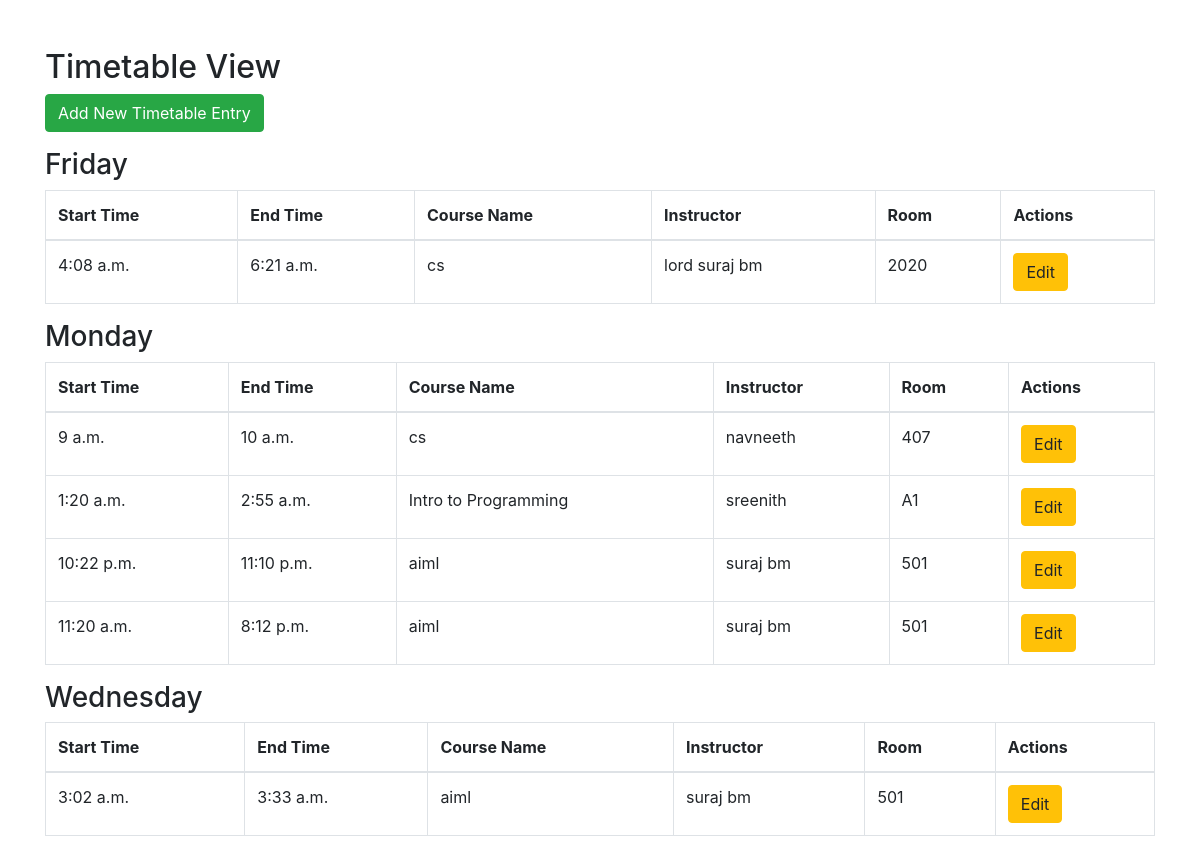
The page / on the database its author committed.
### web_T/models.py (models this page shows, shortened)
class Timetable(models.Model):
    DAY_CHOICES = [
        ('Monday', 'Monday'),
        ('Tuesday', 'Tuesday'),
        ('Wednesday', 'Wednesday'),
        ('Thursday', 'Thursday'),
        ('Friday', 'Friday'),
        ('Saturday', 'Saturday'),
        ('Sunday', 'Sunday'),
    ]
    day = models.CharField(max_length=20, null=True, blank=True, help_text="Day of the week for the session.")
    time_slots = models.JSONField(default=dict, blank=True, null=True)
    time_08_00_09_00 = models.CharField(max_length=100, blank=True, null=True)
    time_09_00_10_00 = models.CharField(max_length=100, blank=True, null=True)
    time_10_00_11_00 = models.CharField(max_length=100, blank=True, null=True)
    time_11_00_12_00 = models.CharField(max_length=100, blank=True, null=True)
    time_12_00_13_00 = models.CharField(max_length=100, blank=True, null=True)
    time_13_00_14_00 = models.CharField(max_length=100, blank=True, null=True)
    time_14_00_15_00 = models.CharField(max_length=100, blank=True, null=True)
    time_15_00_16_00 = models.CharField(max_length=100, blank=True, null=True)
    start_time = models.TimeField(help_text="Start time of the session.")
    end_time = models.TimeField(help_text="End time of the session.")
    day_of_week = models.CharField(
        max_length=9,
        choices=DAY_CHOICES,
        default='Monday',  # Default value
        help_text="Day of the week for the session."
    )
    course_code = models.CharField(
        max_length=20,
        blank=True,
        null=True,
        help_text="Optional course code."
    )
    course_name = models.CharField(
        max_length=100,
        blank=True,
        null=True,
        help_text="Optional course name. If not provided, will be considered 'Free'."
    )
    room = models.CharField(
        max_length=20,
        blank=True,
        null=True,
        help_text="Optional room number or location."
    )
    instructor = models.CharField(
        max_length=100,
        blank=True,
        null=True,
        help_text="Optional instructor name."
    )
    is_break = models.BooleanField(
        default=False,
        help_text="Mark as a break or empty slot."
    )

### web_T/views.py (the view)
# urls.py: path('', views.timetable_view, name='timetable_view'),
def timetable_view(request):
    timetables = Timetable.objects.all()
    timetable_slots = {}
    for timetable in timetables:
        if timetable.day_of_week not in timetable_slots:
            timetable_slots[timetable.day_of_week] = {}
        timetable_slots[timetable.day_of_week][timetable.start_time] = {
            'pk': timetable.pk,  # Add the primary key to the dictionary
            'end_time': timetable.end_time,
            'course_name': timetable.course_name,
            'instructor': timetable.instructor,
            'room': timetable.room
        }
    return render(request, 'timetable.html', {'timetable_slots': timetable_slots})

### template/timetable.html (shortened to what this page needs)
<!DOCTYPE html>
<html lang="en">
  <head>
    <link
      rel="stylesheet"
      href="https://stackpath.bootstrapcdn.com/bootstrap/4.3.1/css/bootstrap.min.css"
    />
  </head>
  <body>
    <div class="container mt-5">
      <h2>Timetable View</h2>
      <a href="{% url 'add_timetable' %}" class="btn btn-success mb-3"
        >Add New Timetable Entry</a
      >
      {% for day, slots in timetable_slots.items %}
      <h3>{{ day }}</h3>
      <table class="table table-bordered">
        <thead>
          <tr>
            <th>Start Time</th>
            <th>End Time</th>
            <th>Course Name</th>
            <th>Instructor</th>
            <th>Room</th>
            <th>Actions</th>
          </tr>
        </thead>
        <tbody>
          {% for start_time, details in slots.items %}
          <tr>
            <td>{{ start_time }}</td>
            <td>{{ details.end_time }}</td>
            <td>{{ details.course_name }}</td>
            <td>{{ details.instructor }}</td>
            <td>{{ details.room }}</td>
            <td>
              <a
                href="{% url 'edit_timetable' pk=details.pk %}"
                class="btn btn-warning"
                >Edit</a
              >
            </td>
          </tr>
          {% endfor %}
        </tbody>
      </table>
      {% endfor %}
    </div>
  </body>
</html>

### rows shown on the page
Timetable: timetable_slots "Friday", slots "4:08 a.m.", end_time "6:21 a.m.", course_name "cs", instructor "lord suraj bm", room "2020"
Timetable: timetable_slots "Monday", slots "9 a.m."
Timetable: end_time "10 a.m.", course_name "cs", instructor "navneeth", room "407"
Timetable: slots "1:20 a.m.", end_time "2:55 a.m.", course_name "Intro to Programming", instructor "sreenith", room "A1"
Timetable: slots "10:22 p.m.", end_time "11:10 p.m.", course_name "aiml", instructor "suraj bm", room "501"
Timetable: slots "11:20 a.m.", end_time "8:12 p.m.", course_name "aiml", instructor "suraj bm", room "501"
Timetable: timetable_slots "Wednesday", slots "3:02 a.m.", end_time "3:33 a.m.", course_name "aiml", instructor "suraj bm", room "501"
